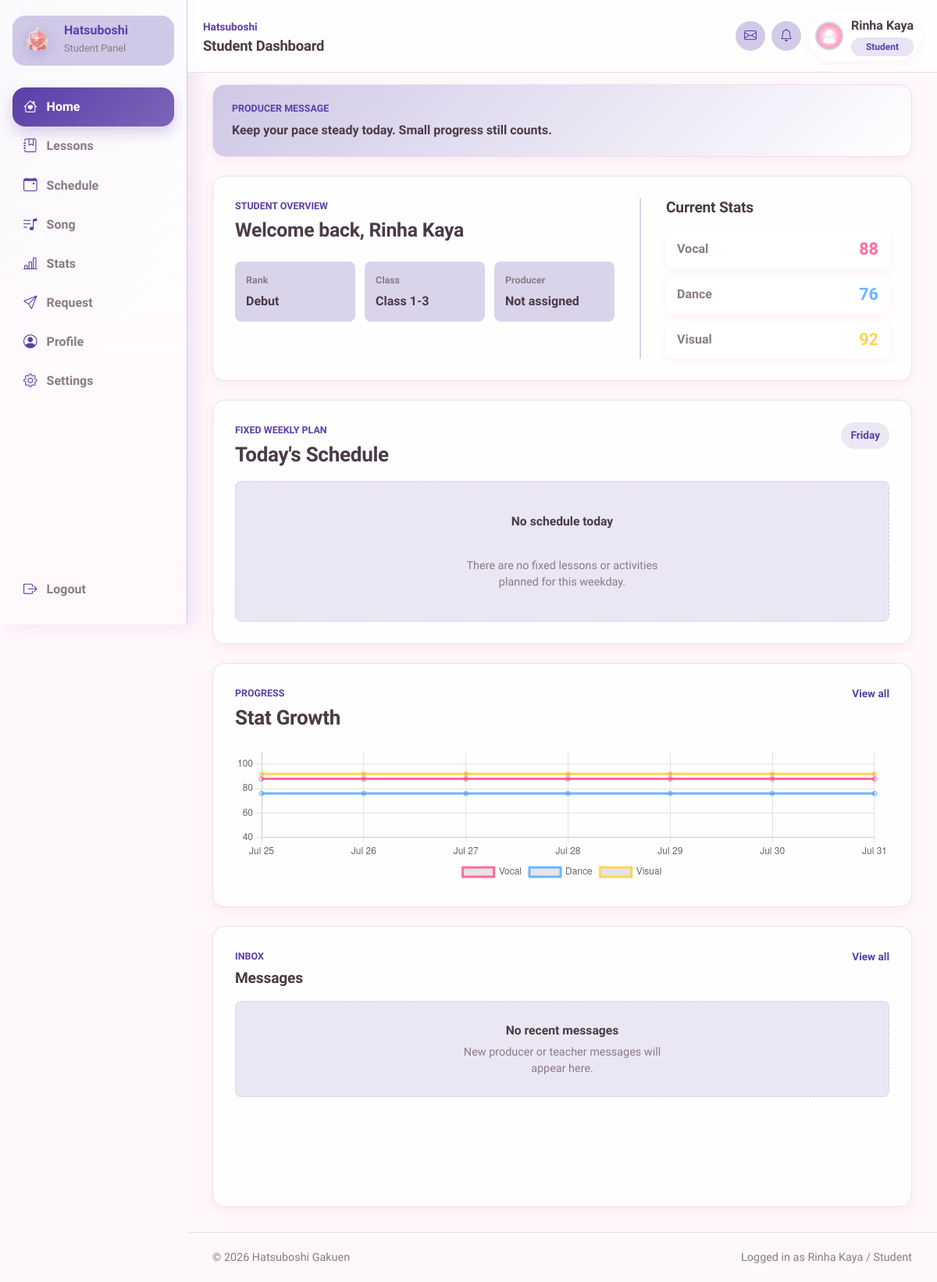
The app's page /student/dashboard.php (signed in) with its own data.
### tables this page shows
CREATE TABLE `students` (
  `id` int(11) NOT NULL,
  `user_id` int(11) NOT NULL,
  `name` varchar(100) NOT NULL,
  `name_jp` varchar(100) DEFAULT NULL,
  `birthday` date DEFAULT NULL,
  `zodiac` varchar(30) DEFAULT NULL,
  `blood_type` char(2) DEFAULT NULL,
  `height` int(11) DEFAULT NULL,
  `weight` int(11) DEFAULT NULL,
  `three_size` varchar(20) DEFAULT NULL,
  `hometown` varchar(50) DEFAULT NULL,
  `hobbies` text DEFAULT NULL,
  `special_skill` text DEFAULT NULL,
  `school_year` varchar(20) DEFAULT NULL,
  `rank` varchar(10) GENERATED ALWAYS AS (case when (`vocal` + `dance` + `visual`) * 2.3 >= 35000 then 'S5' when (`vocal` + `dance` + `visual`) * 2.3 >= 26000 then 'S4' when (`vocal` + `dance` + `visual`) * 2.3 >= 23000 then 'SSS+' when (`vocal` + `dance` + `visual`) * 2.3 >= 20000 then 'SSS' when (`vocal` + `dance` + `visual`) * 2.3 >= 16000 then 'SS' when (`vocal` + `dance` + `visual`) * 2.3 >= 14500 then 'S+' when (`vocal` + `dance` + `visual`) * 2.3 >= 13000 then 'S' when (`vocal` + `dance` + `visual`) * 2.3 >= 12000 then 'A+' when (`vocal` + `dance` + `visual`) * 2.3 >= 11000 then 'A' when (`vocal` + `dance` + `visual`) * 2.3 >= 10000 then 'B+' when (`vocal` + `dance` + `visual`) * 2.3 >= 9000 then 'B' when (`vocal` + `dance` + `visual`) * 2.3 >= 7500 then 'C+' when (`vocal` + `dance` + `visual`) * 2.3 >= 6500 then 'C' when (`vocal` + `dance` + `visual`) * 2.3 >= 5000 then 'D' when (`vocal` + `dance` + `visual`) * 2.3 >= 3000 then 'E' else 'Debut' end) STORED,
  `vocal` int(11) NOT NULL DEFAULT 0,
  `dance` int(11) NOT NULL DEFAULT 0,
  `visual` int(11) NOT NULL DEFAULT 0,
  `bio` text DEFAULT NULL,
  `producer_id` int(11) DEFAULT NULL,
  `producer_status` enum('active','removal_pending','released','unassigned') DEFAULT 'unassigned',
  `created_at` datetime NOT NULL DEFAULT current_timestamp(),
  `updated_at` datetime NOT NULL DEFAULT current_timestamp() ON UPDATE current_timestamp()
);

### includes/producer_message_helpers.php (called while the page is built, shortened)
<?php
function get_producer_message(PDO $pdo, array $student, array $today_schedules, ?array $previous_snapshot): string
{
    $stat_types = ['vocal', 'dance', 'visual'];
    $message_weights = [
        get_time_based_message_type() => 20,
    ];
    if (empty($today_schedules)) {
        $message_weights['rest_day'] = 45;
    }
    $message_type = pick_weighted_message_type($message_weights);
    return get_random_producer_message($pdo, (int) $student['id'], $message_type, (int) ($student['producer_id'] ?? 0))
        ?: 'Keep your pace steady today. Small progress still counts.';
}
function get_random_producer_message(PDO $pdo, int $student_id, string $message_type, int $producer_id = 0): ?string
{
    $producer_sql = $producer_id > 0 ? 'AND producer_id = ?' : 'AND producer_id IS NULL';
    $params = [$student_id, $message_type];
    $stmt = $pdo->prepare(
        'SELECT message_text
         FROM producer_messages
         WHERE student_id = ?
           AND message_type = ?
           ' . $producer_sql . '
         ORDER BY RAND()
         LIMIT 1'
    );
    $stmt->execute($params);
    return $stmt->fetchColumn() ?: null;
}
function is_student_birthday_today(array $student): bool
{
    $birthday_time = strtotime((string) $student['birthday']);
    return $birthday_time !== false && date('m-d', $birthday_time) === date('m-d');
}
function get_time_based_message_type(): string
{
    $hour = (int) date('G');
    return 'evening';
}
function has_audition_today(array $today_schedules): bool
{
    return false;
}
function get_decreased_stat_type(array $student, ?array $previous_snapshot, array $stat_types): ?string
{
    $largest_drop_type = null;
    $largest_drop_amount = 0;
    foreach ($stat_types as $type) {
        $current_value = (int) ($student[$type] ?? 0);
        $previous_value = (int) ($previous_snapshot[$type] ?? 0);
        $drop_amount = $previous_value - $current_value;
    }
    return $largest_drop_type;
}
function pick_weighted_message_type(array $weights): string
{
    $weights = array_filter(
        $weights,
        fn ($weight) => is_int($weight) && $weight > 0
    );
    $total_weight = array_sum($weights);
    $random = random_int(1, $total_weight);
    foreach ($weights as $type => $weight) {
        $random -= $weight;
        if ($random <= 0) {
            return $type;
        }
    }
    return array_key_first($weights);
}

### includes/stat_chart_helpers.php (called while the page is built, shortened)
<?php
function get_student_weekly_stat_chart(PDO $pdo, array $student): array
{
    $stat_types = ['vocal', 'dance', 'visual'];
    save_today_student_stats($pdo, $student);
    delete_old_student_stat_snapshots($pdo, (int) $student['id']);
    $today = new DateTimeImmutable('today');
    $start_date = $today->modify('-6 days');
    $start_date_sql = $start_date->format('Y-m-d');
    $end_date_sql = $today->format('Y-m-d');
    $carry_values = [];
    foreach ($stat_types as $type) {
        $carry_values[$type] = (int) ($student[$type] ?? 0);
    }
    $previous_snapshot = get_previous_stat_snapshot($pdo, (int) $student['id'], $start_date_sql);
    if ($previous_snapshot) {
        foreach ($stat_types as $type) {
            $carry_values[$type] = (int) $previous_snapshot[$type];
        }
    }
    $weekly_snapshots = get_weekly_stat_snapshots(
        $pdo,
        (int) $student['id'],
        $start_date_sql,
        $end_date_sql
    );
    $chart_labels = [];
    $chart_data = array_fill_keys($stat_types, []);
    for ($day = 0; $day < 7; $day++) {
        $date = $start_date->modify('+' . $day . ' days');
        $date_key = $date->format('Y-m-d');
        $chart_labels[] = $date->format('M j');
        foreach ($stat_types as $type) {
            $chart_data[$type][] = $carry_values[$type];
        }
    }
    return [
        'labels' => $chart_labels,
        'data' => $chart_data,
        'has_data' => !empty($chart_labels),
        'previous_snapshot' => $previous_snapshot ?: null,
    ];
}
function save_today_student_stats(PDO $pdo, array $student): void
{
    $stmt = $pdo->prepare(
        'INSERT INTO daily_student_stats (student_id, stat_date, vocal, dance, visual)
         VALUES (?, CURDATE(), ?, ?, ?)'
    );
    $stmt->execute([
        (int) $student['id'],
        (int) ($student['vocal'] ?? 0),
        (int) ($student['dance'] ?? 0),
        (int) ($student['visual'] ?? 0),
    ]);
}
function get_previous_stat_snapshot(PDO $pdo, int $student_id, string $start_date_sql): ?array
{
    $stmt = $pdo->prepare(
        'SELECT vocal, dance, visual
         FROM daily_student_stats
         WHERE student_id = ?
           AND stat_date < ?
         ORDER BY stat_date DESC, id DESC
         LIMIT 1'
    );
    $stmt->execute([$student_id, $start_date_sql]);
    return $stmt->fetch() ?: null;
}
function get_weekly_stat_snapshots(PDO $pdo, int $student_id, string $start_date_sql, string $end_date_sql): array
{
    $stmt = $pdo->prepare(
        'SELECT d.stat_date, d.vocal, d.dance, d.visual
         FROM daily_student_stats d
         INNER JOIN (
            SELECT stat_date, MAX(id) AS latest_id
            FROM daily_student_stats
            WHERE student_id = ?
              AND stat_date BETWEEN ? AND ?
            GROUP BY stat_date
         ) latest ON latest.latest_id = d.id
         ORDER BY d.stat_date ASC'
    );
    $stmt->execute([$student_id, $start_date_sql, $end_date_sql]);
    $snapshots = [];
    foreach ($stmt->fetchAll() as $row) {
        $snapshots[$row['stat_date']] = [
            'vocal' => (int) $row['vocal'],
            'dance' => (int) $row['dance'],
            'visual' => (int) $row['visual'],
        ];
    }
    return $snapshots;
}
function delete_old_student_stat_snapshots(PDO $pdo, int $student_id): void
{
    $keep_stmt = $pdo->prepare(
        'SELECT id
         FROM daily_student_stats
         WHERE student_id = ?
           AND stat_date < DATE_SUB(CURDATE(), INTERVAL 6 DAY)
         ORDER BY stat_date DESC, id DESC
         LIMIT 1'
    );
    $keep_stmt->execute([$student_id]);
    $keep_id = $keep_stmt->fetchColumn();
    if ($keep_id) {
        $stmt = $pdo->prepare(
            'DELETE FROM daily_student_stats
             WHERE student_id = ?
               AND stat_date < DATE_SUB(CURDATE(), INTERVAL 6 DAY)
               AND id <> ?'
        );
        $stmt->execute([$student_id, (int) $keep_id]);
        return;
    }
}

### student/dashboard.php (the view, shortened to what this page needs)
<?php
require_once '../config/database.php';
$stmt = $pdo->prepare(
    'SELECT
        s.id,
        s.name,
        s.birthday,
        s.producer_id,
        s.rank,
        s.school_year,
        s.vocal,
        s.dance,
        s.visual,
        su.theme_primary_color,
        su.theme_secondary_color,
        pu.username AS producer_name
     FROM students s
     INNER JOIN users su ON su.id = s.user_id
     LEFT JOIN users pu ON pu.id = s.producer_id
     WHERE s.user_id = ?
     LIMIT 1'
);
$stmt->execute([$_SESSION['id']]);
$student = $stmt->fetch();
$weekday = (int) date('N');
$schedule_stmt = $pdo->prepare(
    'SELECT activity_type, title, description, start_time, end_time, location
     FROM recurring_schedules
     WHERE student_id = ?
       AND weekday = ?
       AND is_active = 1
     ORDER BY start_time'
);
$schedule_stmt->execute([$student['id'], $weekday]);
$today_schedules = $schedule_stmt->fetchAll();
require_once '../includes/stat_chart_helpers.php';
$chart = get_student_weekly_stat_chart($pdo, $student);
$chart_labels = $chart['labels'];
$chart_data = $chart['data'];
$has_chart_data = $chart['has_data'];
$previous_snapshot = $chart['previous_snapshot'];
require_once '../includes/producer_message_helpers.php';
$producer_message = get_producer_message(
    $pdo,
    $student,
    $today_schedules,
    $previous_snapshot ?: null
);
$is_birthday = is_student_birthday_today($student);
$recent_messages = get_recent_conversation_previews($pdo, (int) $_SESSION['id']);
require_once '../includes/header.php';
require_once '../includes/sidebar.php';
?>
<main class="dashboard-main">
    <section class="producer-message-card <?= $is_birthday ? 'birthday-message-card' : '' ?>">
        <p class="dashboard-eyebrow">
            <?= $is_birthday ? 'Birthday Producer Message' : 'Producer Message' ?>
        </p>
        <p class="producer-message-text">
            <?= htmlspecialchars($producer_message, ENT_QUOTES, 'UTF-8') ?>
        </p>
    </section>
    <section class="dashboard-hero">
        <div class="student-info">
            <p class="dashboard-eyebrow">Student Overview</p>
            <h2>
                Welcome back,
                <?= htmlspecialchars($student['name'] ?? 'Student', ENT_QUOTES, 'UTF-8') ?>
            </h2>
            <dl class="student-details">
                <div>
                    <dt>Rank</dt>
                    <dd><?= htmlspecialchars($student['rank'] ?? 'Unranked', ENT_QUOTES, 'UTF-8') ?></dd>
                </div>
                <div>
                    <dt>Class</dt>
                    <dd><?= htmlspecialchars($student['school_year'] ?? 'Not assigned', ENT_QUOTES, 'UTF-8') ?></dd>
                </div>
                <div>
                    <dt>Producer</dt>
                    <dd><?= htmlspecialchars($student['producer_name'] ?? 'Not assigned', ENT_QUOTES, 'UTF-8') ?></dd>
                </div>
            </dl>
        </div>
        <aside class="current-stats">
            <h2>Current Stats</h2>
            <div class="stat-row vocal">
                <span>Vocal</span>
                <strong><?= (int) ($student['vocal'] ?? 0) ?></strong>
            </div>
            <div class="stat-row dance">
                <span>Dance</span>
                <strong><?= (int) ($student['dance'] ?? 0) ?></strong>
            </div>
            <div class="stat-row visual">
                <span>Visual</span>
                <strong><?= (int) ($student['visual'] ?? 0) ?></strong>
            </div>
        </aside>
    </section>
    <div class="dashboard-grid">
        <section class="today-schedule">
            <div class="section-heading">
                <div>
                    <p class="dashboard-eyebrow">Fixed Weekly Plan</p>
                    <h2>Today's Schedule</h2>
                </div>
                <span><?= htmlspecialchars(date('l'), ENT_QUOTES, 'UTF-8') ?></span>
            </div>
            <?php if (empty($today_schedules)): ?>
            <div class="empty-dashboard-state">
                <strong>No schedule today</strong>
                <p>There are no fixed lessons or activities planned for this weekday.</p>
            </div>
            <?php endif; ?>
        </section>
        <aside class="dashboard-side-panel">
            <section class="stats-preview">
                <div class="section-heading">
                    <div>
                        <p class="dashboard-eyebrow">Progress</p>
                        <h2>Stat Growth</h2>
                    </div>
                    <a href="/gakumas-sms/student/stats.php" class="panel-link">View all</a>
                </div>
                <?php if ($has_chart_data): ?>
                    <div class="stats-chart-wrap">
                        <canvas id="statProgressChart"></canvas>
                    </div>
                <?php endif; ?>
            </section>
            <section class="messages-preview">
                <div class="section-heading">
                    <div>
                        <p class="dashboard-eyebrow">Inbox</p>
                        <h2>Messages</h2>
                    </div>
                    <a href="/gakumas-sms/messages/inbox.php" class="panel-link">View all</a>
                </div>
                <?php if (empty($recent_messages)): ?>
                <div class="empty-dashboard-state compact">
                    <strong>No recent messages</strong>
                    <p>New producer or teacher messages will appear here.</p>
                </div>
                <?php endif; ?>
            </section>
        </aside>
    </div>
</main>
<script>
//Pass PHP chart data to JavaScript
const statLabels = <?= json_encode($chart_labels, JSON_HEX_TAG | JSON_HEX_APOS | JSON_HEX_QUOT | JSON_HEX_AMP) ?>;
const statData = <?= json_encode($chart_data, JSON_HEX_TAG | JSON_HEX_APOS | JSON_HEX_QUOT | JSON_HEX_AMP) ?>;
//Find the highest stat value
const allStats = [
    ...(statData.vocal ?? []),
    ...(statData.dance ?? []),
    ...(statData.visual ?? [])
].filter(value => value !== null && value !== undefined);
const maxStat = allStats.length ? Math.max(...allStats) : 100;
const yMax = Math.ceil((maxStat + 10) / 10) * 10;
//Create the line chart
new Chart(document.getElementById('statProgressChart'), {
    type: 'line',
    data: {
        labels: statLabels,
        datasets: [
            {
                label: 'Vocal',
                data: statData.vocal,
                borderColor: getComputedStyle(document.body).getPropertyValue('--vocal-color').trim(),
                tension: 0.35,
                spanGaps: true
            },
            {
                label: 'Dance',
                data: statData.dance,
                borderColor: getComputedStyle(document.body).getPropertyValue('--dance-color').trim(),
                tension: 0.35,
                spanGaps: true
            },
            {
                label: 'Visual',
                data: statData.visual,
                borderColor: getComputedStyle(document.body).getPropertyValue('--visual-color').trim(),
                tension: 0.35,
                spanGaps: true
            }
        ]
    },
    //Chart option
    options: {
        responsive: true,
        maintainAspectRatio: false,
        plugins: {
            legend: {
                position: 'bottom'
            }
        },
        scales: {
            y: {
                min: 40,
                max: yMax,
                ticks: {
                    stepSize: 10
                }
            }
        }
    }
});
</script>
<?php require_once '../includes/footer.php'; ?>

### records on screen
students: name "Rinha Kaya", rank "Debut", school_year "Class 1-3", vocal "88", dance "76", visual "92"

### other values on screen
$page_title "Student Dashboard"
$username "Rinha Kaya"
$role_label "Student"
$panel_label "Student Panel"
$item['label'] "Home"
$item['label'] "Lessons"
$item['label'] "Schedule"
$item['label'] "Song"
$item['label'] "Stats"
$item['label'] "Request"
$item['label'] "Profile"
$item['label'] "Settings"
$producer_message "Keep your pace steady today. Small progress still counts."
$student['producer_name'] "Not assigned"
$_SESSION['user_name'] "Rinha Kaya"
